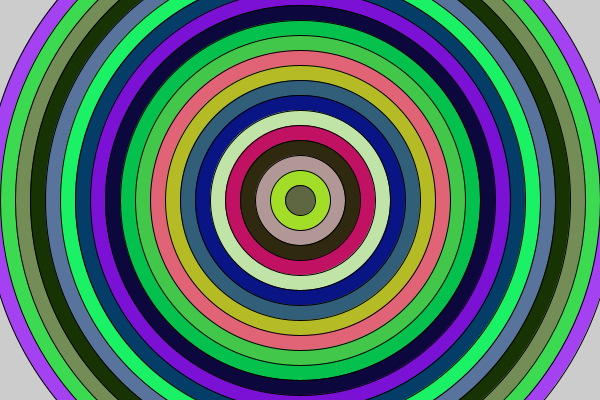
Frame 1 (no input)
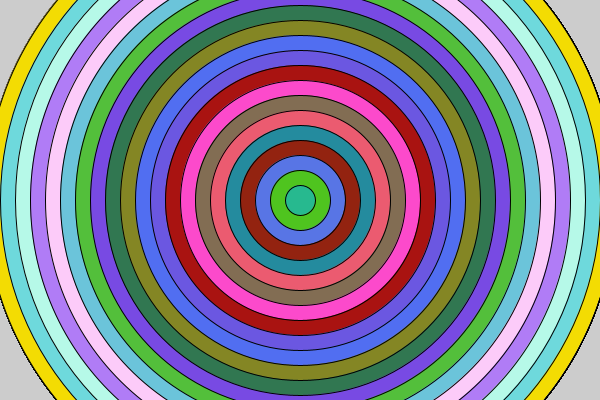
Frame 60 (the mouse pressed at the canvas centre just before this capture)
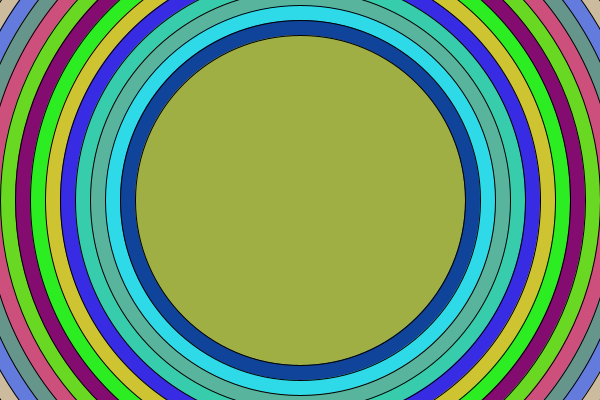
Frame 120 (the mouse held since frame 60 and released just before this capture)

The Processing sketch that drew these frames (run headless with seeded random() and noise(); from frame 60 on, the mouse is pressed at the canvas centre):

// Processing sketch: processing_186924
// ── processing_186924.pde

void setup()
{
  size(600,400);
  frameRate(15);
}

void draw() {
  drawRandomlyColoredCircles(20, 30);
}

void drawRandomlyColoredCircles(int numberOfCircles, int theSize){
  int theCurrentSize;
  for (int i = numberOfCircles; i>=0; i--) {
    fill(random(255), random(255), random(255));
    theCurrentSize = calculateSize(theSize, i);
    ellipse(width/2, height/2, theCurrentSize, theCurrentSize);
  }
}
 

int calculateSize(int baseSize, int currentIndex) {
 //theSize + i*30;
 int theResult = baseSize + currentIndex*30 + mouseX;
  return (theResult); 
}

/*void ellipse(int xPos, int yPos, int ellipseWidth, int ellipseHeight) {

  //draws the ellipse
}*/
